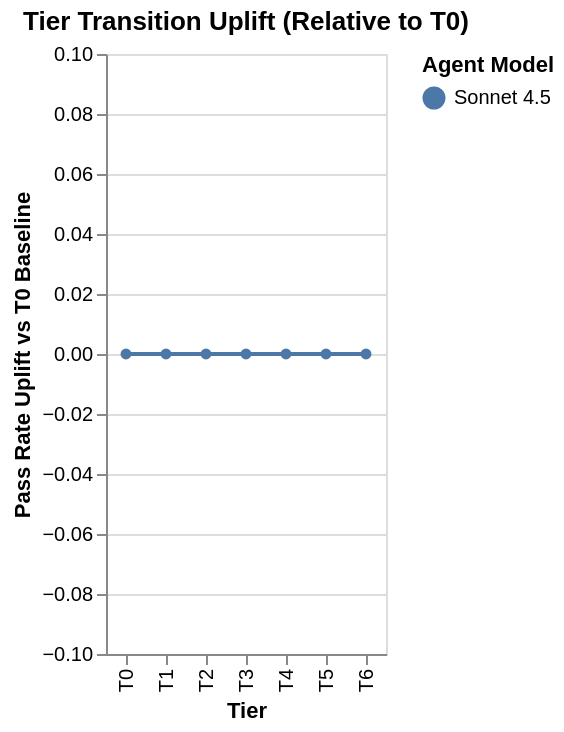

Write the Vega-Lite specification saved for this chart.
### Vega-Lite specification from a JSON file in a GitHub repository (floating-point values rounded to 4 significant figures)
{"config": {"view": {"continuousWidth": 300, "continuousHeight": 300}}, "data": {"name": "data-cb8d339a8ee839d3d0832e97c16d439b"}, "mark": {"type": "line", "point": true}, "encoding": {"color": {"field": "agent_model", "scale": {"domain": ["Sonnet 4.5"], "range": ["#4C78A8"]}, "title": "Agent Model", "type": "nominal"}, "tooltip": [{"field": "tier", "title": "Tier", "type": "ordinal"}, {"field": "agent_model", "title": "Model", "type": "nominal"}, {"field": "pass_rate", "format": ".2%", "title": "Pass Rate", "type": "quantitative"}, {"field": "uplift", "format": ".2%", "title": "Uplift", "type": "quantitative"}, {"field": "uplift_pct", "format": ".1f", "title": "Uplift %", "type": "quantitative"}], "x": {"field": "tier", "sort": ["T0", "T1", "T2", "T3", "T4", "T5", "T6"], "title": "Tier", "type": "ordinal"}, "y": {"field": "uplift", "scale": {"domain": [-0.1, 0.1]}, "title": "Pass Rate Uplift vs T0 Baseline", "type": "quantitative"}}, "title": "Tier Transition Uplift (Relative to T0)", "$schema": "https://vega.github.io/schema/vega-lite/v6.1.0.json", "datasets": {"data-cb8d339a8ee839d3d0832e97c16d439b": [{"agent_model": "Sonnet 4.5", "tier": "T0", "pass_rate": 1.0, "uplift": 0.0, "uplift_pct": 0.0, "significant": false}, {"agent_model": "Sonnet 4.5", "tier": "T1", "pass_rate": 1.0, "uplift": 0.0, "uplift_pct": 0.0, "significant": false}, {"agent_model": "Sonnet 4.5", "tier": "T2", "pass_rate": 1.0, "uplift": 0.0, "uplift_pct": 0.0, "significant": false}, {"agent_model": "Sonnet 4.5", "tier": "T3", "pass_rate": 1.0, "uplift": 0.0, "uplift_pct": 0.0, "significant": false}, {"agent_model": "Sonnet 4.5", "tier": "T4", "pass_rate": 1.0, "uplift": 0.0, "uplift_pct": 0.0, "significant": false}, {"agent_model": "Sonnet 4.5", "tier": "T5", "pass_rate": 1.0, "uplift": 0.0, "uplift_pct": 0.0, "significant": false}, {"agent_model": "Sonnet 4.5", "tier": "T6", "pass_rate": 1.0, "uplift": 0.0, "uplift_pct": 0.0, "significant": false}]}}
